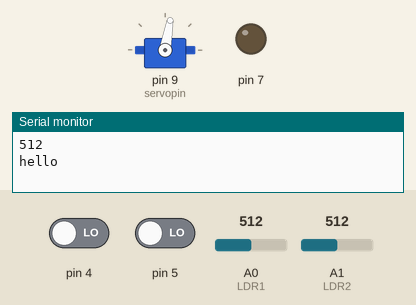
Simulated run of this sketch. Board: Arduino Uno, built with avr-gcc and run on an emulated ATmega328P. Parts: servo, output pins drawn as LEDs (lit = HIGH), the last lines printed to the serial monitor. The test bench sets the inputs (shaded band); at power-on: A0 (LDR1) = 512, pin 4 LOW, A1 (LDR2) = 512, pin 5 LOW.

Above: at 3.2 s.
3.3 s: A0 (LDR1) set to 395
At 4.65 s:
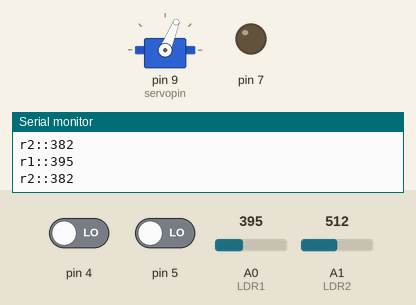
6.3 s: A0 (LDR1) set to 387
At 6.3 s:
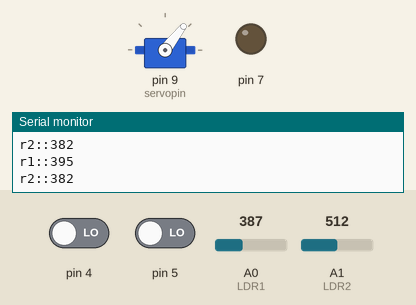
7.8 s: pin 4 driven HIGH
At 10.0 s:
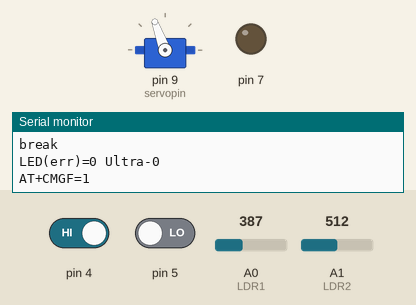
13.8 s: A1 (LDR2) set to 716
Timing chart, 0 to 17.4 s (numbered marks = the images above; inputs shaded):
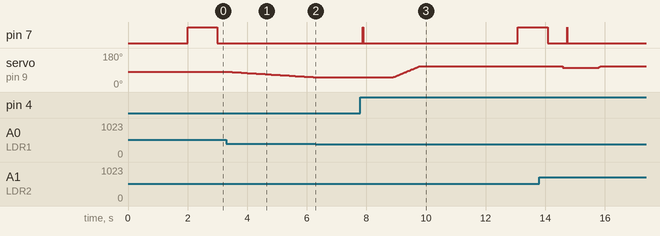

Measured:
- the behaviour switches between 388 and 387 on A0 (LDR1) (found by bisection; images 1 and 2)
- after the input at 6.3 s, servo on pin 9 (servopin): stays 52° (without the input it goes to 51° after 0.02 s)
- after the input at 7.8 s, pin 7: LOW → HIGH after 0.08 s, → LOW 0.01 s later, → HIGH 5.2 s later; servo on pin 9 (servopin): moves from 52° to 110° over 0.87 s, starting after 1.1 s

The sketch:

Arduino_2_.ino
```cpp
int c,b=0,store=0;
String x="",h="",servo;
int y=0,z=0;
const int lederror1=A5;
const int lederror2=A4;
const int lederror3=A3;
const int lederror4=A2;
//const int lederror5=A1;
String error="";
unsigned long sec= 3000;
long int milli;

#include <Servo.h>      //including the library of servo motor
Servo sg90;             //initializing a variable for servo named sg90
int initial_position = 80;   //Declaring the initial position at 90
int LDR1 = A0;          //Pin at which LDR is connected
int LDR2 = A1;          //Pin at which LDR is connected
int errorLDR = 5;          //initializing variable for error
int servopin=9;


void setup() {


  Serial.begin(9600);
  sg90.attach(servopin);  // attaches the servo on pin 9
  pinMode(LDR1, INPUT);   //Making the LDR pin as input
  pinMode(LDR2, INPUT);
  sg90.write(initial_position);   //Move servo at 90 degree
  delay(2000);
  // put your setup code here, to run once:
pinMode(7,OUTPUT);
pinMode(5,INPUT);
pinMode(4,INPUT);
pinMode(lederror1,INPUT);
pinMode(lederror2,INPUT);
pinMode(lederror3,INPUT);
pinMode(lederror4,INPUT);
//pinMode(lederror5,INPUT);

//pinMode(A5,INPUT);
Serial.begin(9600);
}

void loop() {


  int count=0;
  /*while(i<10)
  {
  digitalWrite(3,HIGH);
  delay(100);
  digitalWrite(3,LOW);
  i++;
  }*/
int  d=digitalRead(4);
int sun=analogRead(LDR1);
Serial.println(sun);
if(d==1 or sun>370)
{
  //Serial.println(d);
//sending one
  digitalWrite(7,HIGH);

  milli=millis();

  while(true)
  {
    c=digitalRead(5);

    if(c==1)
    {
      while(count==0)
      {
        if(analogRead(lederror1)<200)
        {
          Serial.print(analogRead(lederror1));

          error+="one ";
        }
        if(analogRead(lederror2)<200)
        {
          error+="two ";
        }
        if(analogRead(lederror3)<200)
        {
          error+="three ";
        }
        if(analogRead(lederror4)<200)
        {
          error+="four ";
        }
        /*if(analogRead(lederror5)<200)
        {
          error+="five ";
        }*/
        count++;
      }
      //Serial.println(c);
      //digitalWrite(13,HIGH);
      delay(10);
      milli=millis();
      //Serial.println(milli);

      b++;
    }
    if((millis()-milli)>1000)
    {

      Serial.println("hello");
      digitalWrite(7,LOW);
      break;

    }

  }
  /*int j=0;
  while(j<6)
  {

    if(c==1)
    {
      b++;
      delay(200);
    }

    c=digitalRead(3);
    j++;
  }*/
  delay(500);
  digitalWrite(7,LOW);
  Serial.println(b);
  store=b;
  b=0;


if(error=="")
{
  x="LED(err)=0";
}
else
{
  x="LED(err)-";

//Serial.print("LED error::");
//Serial.println(error);
}
if(store==6)
{
  //Serial.println("No Ultrasound error");
  h="No Ultra";
}
else
{
  h=" Ultra-"+(String)store;
  //z=store;
  //Serial.print("ultra sound error::");
  //Serial.print(store);
}


while(true)
{

int R1 = analogRead(LDR1); // reading value from LDR 1
  int R2 = analogRead(LDR2); // reading value from LDR 2
  R2=R2-130;
  Serial.print("r1::");
  Serial.println(R1);
  Serial.print("r2::");
  Serial.println(R2);
  int diff1= abs(R1 - R2);   // Calculating the difference between the LDR's
  int diff2= abs(R2 - R1);

  if((diff1 <= errorLDR) || (diff2 <= errorLDR)) {
    //if the difference is under the error then do nothing
  } else {
    if(R1 > R2)
    {
      initial_position = --initial_position;  //Move the servo towards 0 degree
    }
    if(R1 < R2)
    {
      initial_position = ++initial_position; //Move the servo towards 180 degree
    }
  }
 /* if (diff1>190)
  {
    servo=" SERVO ERROR";
    break;
  }
  else
  {
    servo="servo ok";
  }*/
  if(initial_position<110 && initial_position>50)
  {
  sg90.write(initial_position); // write the position to servo
  delay(100);
  }

  if(digitalRead(4)==1 or R1<150)
  {

    Serial.println("break");
    delay(50);
    digitalWrite(7,HIGH);
    delay(10);
    digitalWrite(7,LOW);
    delay(1000);
    int pos;
    for (pos = initial_position; pos <= 110; pos += 1) { // goes from 180 degrees to 0 degrees
    sg90.write(pos);              // tell servo to go to position in variable 'pos'
    delay(15);


}
initial_position=pos-10;
    break;

  }
}
String last=x+error+h;
Serial.println(last);

Serial.println("AT+CMGF=1");    //To send SMS in Text Mode
  delay(1000);
  Serial.println("AT+CMGS=\"+918582960476\"\r"); //Change to destination phone number
  delay(1000);
  Serial.println(last);//the content of the message
  delay(300);
  Serial.println((char)26); //the stopping character Ctrl+Z
  delay(1000);


 /* //b=1;
  c=digitalRead(3);
  if(c==1)
  {


  delay(200);
  //b++;
  //if(b==27)
  //{
    Serial.println(b);
    //b=1;
  }
  //else
  //{
     b++;*/
  //}
  }
}

  //Serial.println(analogRead(A5));
  //delay(500);y
  // put your main code here, to run repeatedly:
```
